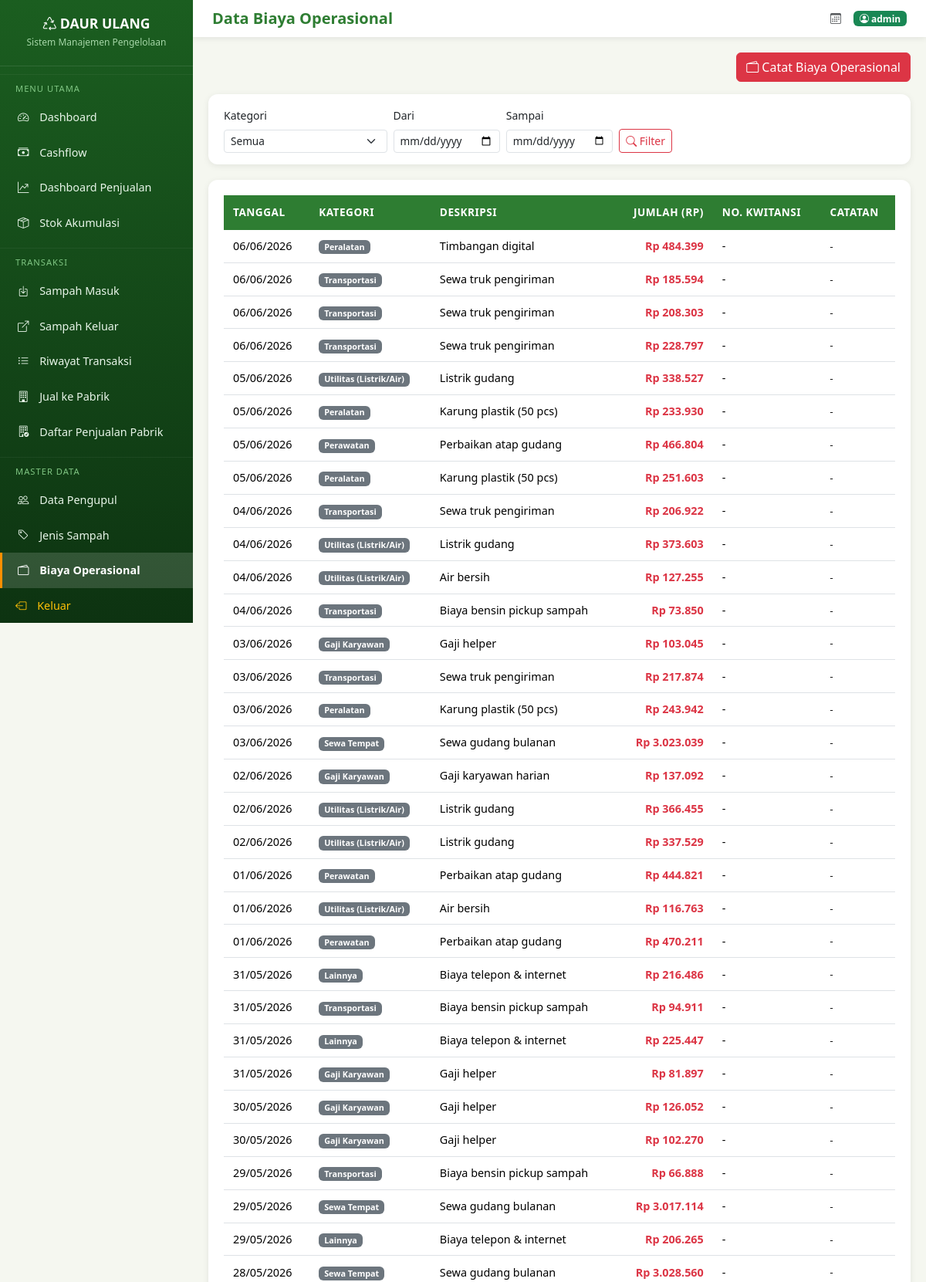
Screenshot of /waste/operational-costs/ (signed in, upper part) with the database file from the repository.
### waste_mgmt/models.py (models this page shows, shortened)
class OperationalCost(models.Model):
    CATEGORY_CHOICES = [
        ('transport', 'Transportasi'),
        ('rent', 'Sewa Tempat'),
        ('salary', 'Gaji Karyawan'),
        ('equipment', 'Peralatan'),
        ('utility', 'Utilitas (Listrik/Air)'),
        ('maintenance', 'Perawatan'),
        ('other', 'Lainnya'),
    ]
    category = models.CharField('Kategori', max_length=20, choices=CATEGORY_CHOICES)
    description = models.CharField('Deskripsi', max_length=300)
    amount = models.DecimalField(
        'Jumlah (Rp)', max_digits=14, decimal_places=2,
        validators=[MinValueValidator(0)]
    )
    date = models.DateField('Tanggal')
    receipt_number = models.CharField('No. Kwitansi', max_length=100, blank=True)
    notes = models.TextField('Catatan', blank=True)
    created_at = models.DateTimeField('Dibuat', auto_now_add=True)
    created_by = models.ForeignKey(
        'auth.User', on_delete=models.SET_NULL, null=True,
        verbose_name='Dibuat Oleh'
    )
    class Meta:
        ordering = ['-date']
        verbose_name = 'Biaya Operasional'
        verbose_name_plural = 'Data Biaya Operasional'

### waste_mgmt/views.py (the view)
# urls.py: path('operational-costs/', views.operational_cost_list, name='operational_cost_list'),
@login_required
def operational_cost_list(request):
    costs = OperationalCost.objects.all()
    category = request.GET.get('category', '')
    if category:
        costs = costs.filter(category=category)
    date_from = request.GET.get('date_from', '')
    if date_from:
        costs = costs.filter(date__gte=date_from)
    date_to = request.GET.get('date_to', '')
    if date_to:
        costs = costs.filter(date__lte=date_to)
    return render(request, 'waste_mgmt/operational_cost_list.html', {
        'costs': costs, 'category': category, 'date_from': date_from, 'date_to': date_to,
    })

### templates/waste_mgmt/operational_cost_list.html (shortened to what this page needs)
{% extends 'base.html' %}
{% block page_title %}Data Biaya Operasional{% endblock %}
{% block nav_opex %}active{% endblock %}
{% block content %}
{% load humanize %}
<div class="d-flex justify-content-between align-items-center mb-3">
    <a href="{% url 'waste:operational_cost_create' %}" class="btn btn-danger">
        <i class="bi bi-wallet2"></i> Catat Biaya Operasional
    </a>
</div>
<div class="filter-bar">
    <form method="get" class="row g-2 align-items-end">
        <div class="col-md-3">
            <label class="form-label small">Kategori</label>
            <select name="category" class="form-select form-select-sm">
                <option value="">Semua</option>
            </select>
        </div>
        <div class="col-md-2">
            <label class="form-label small">Dari</label>
            <input type="date" name="date_from" class="form-control form-control-sm" value="{{ date_from }}">
        </div>
        <div class="col-md-2">
            <label class="form-label small">Sampai</label>
            <input type="date" name="date_to" class="form-control form-control-sm" value="{{ date_to }}">
        </div>
        <div class="col-md-2">
            <button type="submit" class="btn btn-outline-danger btn-sm"><i class="bi bi-search"></i> Filter</button>
        </div>
    </form>
</div>
<div class="table-container">
    {% if costs %}
    <div class="table-responsive">
        <table class="table table-hover">
            <thead>
                <tr>
                    <th>Tanggal</th>
                    <th>Kategori</th>
                    <th>Deskripsi</th>
                    <th class="text-end">Jumlah (Rp)</th>
                    <th>No. Kwitansi</th>
                    <th>Catatan</th>
                </tr>
            </thead>
            <tbody>
                {% for c in costs %}
                <tr>
                    <td>{{ c.date|date:"d/m/Y" }}</td>
                    <td><span class="badge bg-secondary">{{ c.get_category_display }}</span></td>
                    <td>{{ c.description }}</td>
                    <td class="text-end fw-bold text-danger">Rp {{ c.amount|floatformat:0|intcomma }}</td>
                    <td>{{ c.receipt_number|default:"-" }}</td>
                    <td><small>{{ c.notes|default:"-" }}</small></td>
                </tr>
                {% endfor %}
            </tbody>
        </table>
    </div>
    {% endif %}
</div>
{% endblock %}

### templates/base.html (shortened to what this page needs)
<!DOCTYPE html>
<html lang="id">
<head>
    <link href="https://cdn.jsdelivr.net/npm/bootstrap@5.3.3/dist/css/bootstrap.min.css" rel="stylesheet">
    <link href="https://cdn.jsdelivr.net/npm/bootstrap-icons@1.11.3/font/bootstrap-icons.min.css" rel="stylesheet">
    <link href="/static/css/style.css" rel="stylesheet">
</head>
<body>
    {% if user.is_authenticated %}
    <div class="sidebar">
        <div class="brand">
            <h4><i class="bi bi-recycle"></i> DAUR ULANG</h4>
            <small>Sistem Manajemen Pengelolaan</small>
        </div>
        <div class="nav-section">MENU UTAMA</div>
        <nav class="nav flex-column">
            <a href="{% url 'waste:dashboard' %}" class="nav-link {% block nav_dashboard %}{% endblock %}">
                <i class="bi bi-speedometer2"></i> Dashboard
            </a>
            <a href="{% url 'waste:cashflow_dashboard' %}" class="nav-link {% block nav_cashflow %}{% endblock %}">
                <i class="bi bi-cash-stack"></i> Cashflow
            </a>
            <a href="{% url 'waste:sales_dashboard' %}" class="nav-link {% block nav_sales %}{% endblock %}">
                <i class="bi bi-graph-up-arrow"></i> Dashboard Penjualan
            </a>
            <a href="{% url 'waste:stock_view' %}" class="nav-link {% block nav_stock %}{% endblock %}">
                <i class="bi bi-box-seam"></i> Stok Akumulasi
            </a>
        </nav>
        <div class="nav-section">TRANSAKSI</div>
        <nav class="nav flex-column">
            <a href="{% url 'waste:transaction_in_create' %}" class="nav-link {% block nav_trans_in %}{% endblock %}">
                <i class="bi bi-box-arrow-in-down"></i> Sampah Masuk
            </a>
            <a href="{% url 'waste:transaction_out_create' %}" class="nav-link {% block nav_trans_out %}{% endblock %}">
                <i class="bi bi-box-arrow-up-right"></i> Sampah Keluar
            </a>
            <a href="{% url 'waste:transaction_list' %}" class="nav-link {% block nav_trans_list %}{% endblock %}">
                <i class="bi bi-list-ul"></i> Riwayat Transaksi
            </a>
            <a href="{% url 'waste:factory_sale_create' %}" class="nav-link {% block nav_factory_create %}{% endblock %}">
                <i class="bi bi-building"></i> Jual ke Pabrik
            </a>
            <a href="{% url 'waste:factory_sale_list' %}" class="nav-link {% block nav_factory_list %}{% endblock %}">
                <i class="bi bi-building-check"></i> Daftar Penjualan Pabrik
            </a>
        </nav>
        <div class="nav-section">MASTER DATA</div>
        <nav class="nav flex-column">
            <a href="{% url 'waste:collector_list' %}" class="nav-link {% block nav_collectors %}{% endblock %}">
                <i class="bi bi-people"></i> Data Pengupul
            </a>
            <a href="{% url 'waste:waste_type_list' %}" class="nav-link {% block nav_waste_types %}{% endblock %}">
                <i class="bi bi-tag"></i> Jenis Sampah
            </a>
            <a href="{% url 'waste:operational_cost_list' %}" class="nav-link {% block nav_opex %}{% endblock %}">
                <i class="bi bi-wallet2"></i> Biaya Operasional
            </a>
        </nav>
        <form action="{% url 'accounts:logout' %}" method="post">
            <button type="submit" class="nav-link text-warning" style="border: none; background: transparent; cursor: pointer; width: 100%; text-align: left;">
                <i class="bi bi-box-arrow-left"></i> Keluar
            </button>
        </form>
    </div>
    <div class="main-content">
        <div class="top-navbar">
            <div>
                <h5 class="mb-0" style="color: var(--primary-color); font-weight:700;">
                    {% block page_title %}Dashboard{% endblock %}
                </h5>
            </div>
            <div class="d-flex align-items-center gap-3">
                <small class="text-muted"><i class="bi bi-calendar3"></i> {{ today|default:'' }}</small>
                <span class="badge bg-success"><i class="bi bi-person-circle"></i> {{ user.username }}</span>
            </div>
        </div>
        {% block content %}{% endblock %}
    </div>
    {% else %}
    {% block login_content %}{% endblock %}
    {% endif %}
</body>
</html>

### static/css/style.css (style rules this page uses)
:root { --primary-color: #2e7d32; --primary-dark: #1b5e20; --primary-light: #4caf50; --accent-color: #ff8f00; --accent-light: #ffb300; --danger-color: #c62828; --bg-light: #f5f7f0; --sidebar-bg: #1b5e20; --sidebar-text: #e8f5e9; --card-shadow: 0 2px 8px rgba(0,0,0,0.08); }
body { background-color: var(--bg-light); font-family: 'Segoe UI', Tahoma, Geneva, Verdana, sans-serif; }
.sidebar { background: linear-gradient(180deg, var(--sidebar-bg) 0%, #0d3311 100%); min-height: 100vh; color: var(--sidebar-text); padding-top: 0; position: fixed; top: 0; left: 0; width: 250px; z-index: 1000; overflow-y: auto; }
.sidebar .brand { padding: 20px 15px; border-bottom: 1px solid rgba(255,255,255,0.1); text-align: center; }
.sidebar .brand h4 { color: #fff; font-weight: 700; margin: 0; font-size: 1.1rem; }
.sidebar .brand small { color: #a5d6a7; font-size: 0.75rem; }
.sidebar .nav-link { color: var(--sidebar-text); padding: 12px 20px; border-radius: 0; transition: all 0.2s; font-size: 0.9rem; border-left: 3px solid transparent; }
.sidebar .nav-link.active { background: rgba(255,255,255,0.15); color: #fff; border-left-color: var(--accent-color); font-weight: 600; }
.sidebar .nav-link i { margin-right: 10px; width: 20px; text-align: center; }
.sidebar .nav-section { padding: 10px 20px 5px; font-size: 0.7rem; text-transform: uppercase; letter-spacing: 1px; color: #81c784; margin-top: 10px; border-top: 1px solid rgba(255,255,255,0.05); }
.main-content { margin-left: 250px; padding: 20px; min-height: 100vh; }
.top-navbar { background: #fff; box-shadow: var(--card-shadow); padding: 12px 25px; margin: -20px -20px 20px; display: flex; justify-content: space-between; align-items: center; }
.table-container { background: #fff; border-radius: 12px; box-shadow: var(--card-shadow); padding: 20px; overflow-x: auto; }
.table th { background: var(--primary-color); color: #fff; font-size: 0.85rem; font-weight: 600; text-transform: uppercase; letter-spacing: 0.5px; border: none; padding: 12px; }
.table td { padding: 10px 12px; font-size: 0.9rem; vertical-align: middle; }
.filter-bar { background: #fff; border-radius: 12px; padding: 15px 20px; box-shadow: var(--card-shadow); margin-bottom: 20px; }
.filter-bar .form-control, .filter-bar .form-select { font-size: 0.85rem; }

### rows the page displays
OperationalCost: date "06/06/2026", category "Peralatan", description "Timbangan digital", amount "484.399", receipt_number "-", notes "-"
OperationalCost: date "06/06/2026", category "Transportasi", description "Sewa truk pengiriman", amount "185.594", receipt_number "-", notes "-"
OperationalCost: date "06/06/2026", category "Transportasi", description "Sewa truk pengiriman", amount "208.303", receipt_number "-", notes "-"
OperationalCost: date "06/06/2026", category "Transportasi", description "Sewa truk pengiriman", amount "228.797", receipt_number "-", notes "-"
OperationalCost: date "05/06/2026", category "Utilitas (Listrik/Air)", description "Listrik gudang", amount "338.527", receipt_number "-", notes "-"
OperationalCost: date "05/06/2026", category "Peralatan", description "Karung plastik (50 pcs)", amount "233.930", receipt_number "-", notes "-"
OperationalCost: date "05/06/2026", category "Perawatan", description "Perbaikan atap gudang", amount "466.804", receipt_number "-", notes "-"
OperationalCost: date "05/06/2026", category "Peralatan", description "Karung plastik (50 pcs)", amount "251.603", receipt_number "-", notes "-"
OperationalCost: date "04/06/2026", category "Transportasi", description "Sewa truk pengiriman", amount "206.922", receipt_number "-", notes "-"
OperationalCost: date "04/06/2026", category "Utilitas (Listrik/Air)", description "Listrik gudang", amount "373.603", receipt_number "-", notes "-"
OperationalCost: date "04/06/2026", category "Utilitas (Listrik/Air)", description "Air bersih", amount "127.255", receipt_number "-", notes "-"
OperationalCost: date "04/06/2026", category "Transportasi", description "Biaya bensin pickup sampah", amount "73.850", receipt_number "-", notes "-"
OperationalCost: date "03/06/2026", category "Gaji Karyawan", description "Gaji helper", amount "103.045", receipt_number "-", notes "-"
OperationalCost: date "03/06/2026", category "Transportasi", description "Sewa truk pengiriman", amount "217.874", receipt_number "-", notes "-"
OperationalCost: date "03/06/2026", category "Peralatan", description "Karung plastik (50 pcs)", amount "243.942", receipt_number "-", notes "-"
OperationalCost: date "03/06/2026", category "Sewa Tempat", description "Sewa gudang bulanan", amount "3.023.039", receipt_number "-", notes "-"
OperationalCost: date "02/06/2026", category "Gaji Karyawan", description "Gaji karyawan harian", amount "137.092", receipt_number "-", notes "-"
OperationalCost: date "02/06/2026", category "Utilitas (Listrik/Air)", description "Listrik gudang", amount "366.455", receipt_number "-", notes "-"
OperationalCost: date "02/06/2026", category "Utilitas (Listrik/Air)", description "Listrik gudang", amount "337.529", receipt_number "-", notes "-"
OperationalCost: date "01/06/2026", category "Perawatan", description "Perbaikan atap gudang", amount "444.821", receipt_number "-", notes "-"
OperationalCost: date "01/06/2026", category "Utilitas (Listrik/Air)", description "Air bersih", amount "116.763", receipt_number "-", notes "-"
OperationalCost: date "01/06/2026", category "Perawatan", description "Perbaikan atap gudang", amount "470.211", receipt_number "-", notes "-"
OperationalCost: date "31/05/2026", category "Lainnya", description "Biaya telepon & internet", amount "216.486", receipt_number "-", notes "-"
OperationalCost: date "31/05/2026", category "Transportasi", description "Biaya bensin pickup sampah", amount "94.911", receipt_number "-", notes "-"
OperationalCost: date "31/05/2026", category "Lainnya", description "Biaya telepon & internet", amount "225.447", receipt_number "-", notes "-"
OperationalCost: date "31/05/2026", category "Gaji Karyawan", description "Gaji helper", amount "81.897", receipt_number "-", notes "-"
OperationalCost: date "30/05/2026", category "Gaji Karyawan", description "Gaji helper", amount "126.052", receipt_number "-", notes "-"
OperationalCost: date "30/05/2026", category "Gaji Karyawan", description "Gaji helper", amount "102.270", receipt_number "-", notes "-"
OperationalCost: date "29/05/2026", category "Transportasi", description "Biaya bensin pickup sampah", amount "66.888", receipt_number "-", notes "-"
OperationalCost: date "29/05/2026", category "Sewa Tempat", description "Sewa gudang bulanan", amount "3.017.114", receipt_number "-", notes "-"
OperationalCost: date "29/05/2026", category "Lainnya", description "Biaya telepon & internet", amount "206.265", receipt_number "-", notes "-"
OperationalCost: date "28/05/2026", category "Sewa Tempat", description "Sewa gudang bulanan", amount "3.028.560", receipt_number "-", notes "-"

### other values shown
{{ user.username }} "admin"
